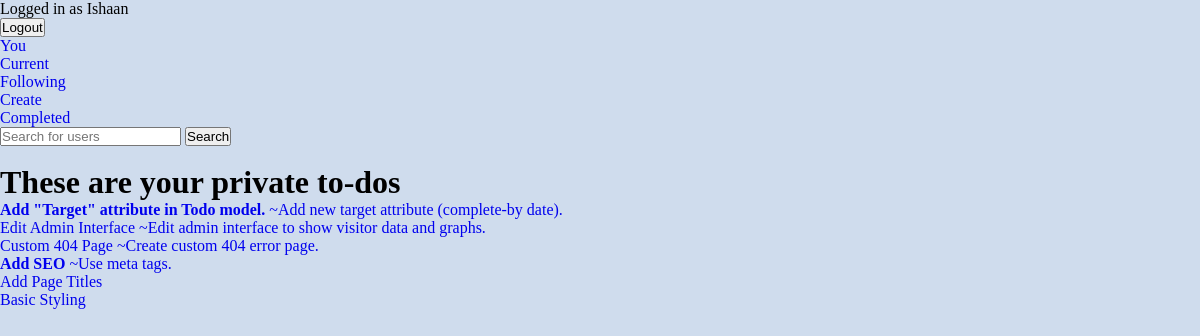
Page /todos/current/ (signed in) on the committed database.
### crispApp/models.py (models this page shows, shortened)
class Todo(models.Model):
    title = models.CharField(max_length=100)
    memo = models.TextField(blank=True)
    visibility_choices = [
        ('Private', 'Personal - Only visible to you'),
        ('Exclusive', 'Exclusive - Send to selective followers'),
        ('Public', 'Public - Send to your followers'),
    ]
    visibility = models.CharField(max_length=9, choices=visibility_choices, default='Private')
    created = models.DateTimeField(auto_now_add=True)
    important = models.BooleanField(default=False)
    author = models.ForeignKey(UserProfile, on_delete=models.CASCADE, related_name='author')
    submitters = models.ManyToManyField(UserProfile, through='Submission')
    send_to = models.ManyToManyField(UserProfile, related_name='send_to')

### crispApp/views.py (the view)
# urls.py: path('todos/current/', views.currenttodos, name="currenttodos"),
@login_required #Profile needed
def currenttodos(request):
    try:
        profile = UserProfile.objects.get(user=request.user)
    except ObjectDoesNotExist:
        return redirect ('userProfile:createprofile')
    todos = Todo.objects.filter(author=profile, submitters=None, visibility='Private').order_by('-created')
    return render (request, 'todoApp/currenttodos.html', {'todos':todos,})

### crispApp/templates/todoApp/currenttodos.html (shortened to what this page needs)
{% extends 'todoApp/base.html' %}
{% load static %}
     {% block content %}
     <br>
     {% if todos %}
     <h1>These are your private to-dos</h1>
     <ul>
          {% for todo in todos %}
          <li>
                    <a href="{% url 'viewtodo' todo.id %}">
                    {% if todo.important %}
                    <b>
                    {% endif %}
                    {{ todo.title }}
                    </b>
                    {% if todo.memo %}
                    ~{{todo.memo}}
                    {% endif %}
                    </a>
          </li>
          {% endfor %}
     </ul>
     {% else %}
     <h3>You haven't created private to-dos. Create one to list it here.</h3>
     {% endif %}
     {% endblock %}

### crispApp/templates/todoApp/base.html (shortened to what this page needs)
<!doctype html>
<html lang="en">
{% load static %}
<head>
     <link rel="stylesheet" href="{% static 'crispApp/styling.css' %}">
     <link href="https://cdn.jsdelivr.net/npm/remixicon@4.3.0/fonts/remixicon.css" rel="stylesheet"/>
</head>
<body>
     {% if user.is_authenticated %}
     Logged in as {{ user.first_name }}
     <form method="POST" action="{% url 'logoutuser' %}">
     <button type="SUBMIT">Logout</button>
     </form>
     <a href="{% url 'userProfile:viewself' %}">You</a><br>
     <a href="{% url 'currenttodos' %}">Current</a><br>
     <a href="{% url 'publictodos' 'following' %}">Following</a><br>
     <a href="{% url 'createtodos' %}">Create</a><br>
     <a href="{% url 'completedtodos' %}">Completed</a><br>
     <form method="GET" action="{% url 'userProfile:searchprofile' %}">
          <input type="search" placeholder="Search for users" name="userinput">
          <button type="submit">Search</button>
     </form>
     {% endif %}
     {% block content %}{% endblock %}
</body>
</html>

### crispApp/static/crispApp/styling.css (style rules this page uses)
a { text-decoration: none; }
* { margin: 0; padding: 0; }
html { scroll-behavior: smooth; }
body { background-color:#cfdced; }

### rows in the picture
Todo: title "Add \"Target\" attribute in Todo model.", memo "Add new target attribute (complete-by date)."
Todo: title "Edit Admin Interface", memo "Edit admin interface to show visitor data and graphs."
Todo: title "Custom 404 Page", memo "Create custom 404 error page."
Todo: title "Add SEO", memo "Use meta tags."
Todo: title "Add Page Titles"
Todo: title "Basic Styling"

### other values in the picture
{{ user.first_name }} "Ishaan"
